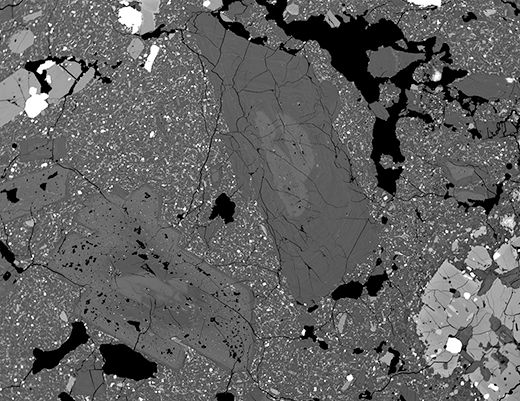
#> input picture ImageProcessing/data/1947-1_plg6.small.png, 520 x 401 px, found by its file name
$ python cv2_mousetracking.py
#> lines starting #> are read from the running program, lines starting #| are printed output that depends on the picture; after the words box and inside, x2 and y2 are one past the last pixel; in counts of white or black regions, pixels touching at a corner belong together
import cv2
import numpy as np

import copy

is_drawing = False
is_add = True
show_brush_region = True
brush_size = 5
ix, iy = -1, -1
img = cv2.imread('/home/long/PycharmProjects/EOS/ImageProcessing/data/1947-1_plg6.small.png')
#> img is the input picture: shape (401, 520, 3); mean B, G, R 97.2, 97.2, 97.2
############### Note ##############
# need to convert img to uint8 to have same type with final mask apply on image (so that cv2.addWeighted can run)
# need to use np.int8 mask instead of np.uint8 mask for calculation to avoid overflow when value becomes negative
img = np.uint8(img)
mask_add = np.zeros(img[:, :, 0].shape, np.int8) #int8: -128 ->127
mask_subtract = np.zeros(img[:, :, 0].shape, np.int8)
mask_int8 = np.zeros(img[:, :, 0].shape, np.int8)
mask = np.zeros(img[:, :, 0].shape, np.uint8)

mask_color = np.zeros(img.shape, np.uint8)
result_img = np.zeros(img.shape, np.uint8)

img_copy = copy.copy(img)
simulated_mask = np.zeros(img[:, :, 0].shape, np.uint8)
cv2.rectangle(simulated_mask,(200,0),(400,128),255,-1)
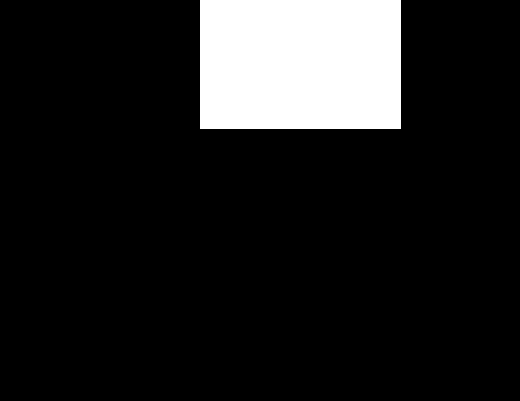
#> simulated_mask: shape (401, 520); 12.4% white; 1 white region, box (x1, y1, x2, y2) and area: (200, 0, 401, 129) 25929
print("here once")

# io.imshow(simulated_mask)
# io.show()

# mouse callback
# [52 lines left out: function mouse_tracking, not called in this run]
cv2.namedWindow('image')
cv2.setMouseCallback('image', mouse_tracking)


while(1):
    if show_brush_region:
        cv2.imshow('image', result_img)
    else:
        cv2.imshow('image', img_copy)
    k = cv2.waitKey(1) & 0xFF
#> (key Esc is pressed here)
    if k == ord('m'):
        show_brush_region = not show_brush_region

    if k == ord('['):
        if brush_size >1:
            brush_size += -1
            print('brush size', brush_size)
        else:
            print ('brush size cannot be smaller')
    elif k == ord(']'):
        brush_size += 1
        print('brush size', brush_size)
    elif k == ord ('t'):
        is_add = not is_add
        print('is_add', is_add)
    elif k == 27: # ESC key pressed
        break

cv2.destroyAllWindows()
